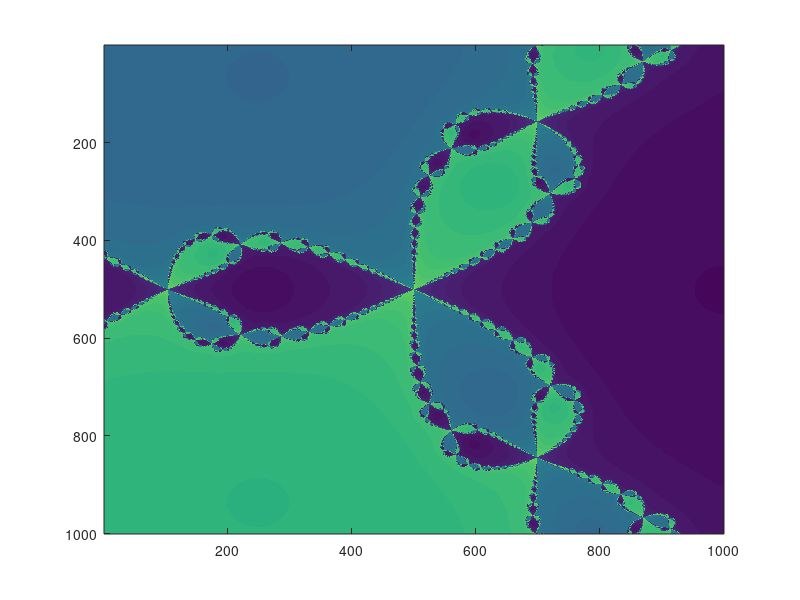

Source code (MATLAB):
NITER = 100;
threshold = .00000001;
z1=1;
z2=-.5-0.86602540378443864676i;
z3=-.5+0.86602540378443864676i;

[xx,yy] = meshgrid(linspace(-1,1,1000), linspace(-1,1,1000));

solutions = xx(:) + 1i*yy(:);
select = 1:length(solutions);
niters = NITER*ones(numel(xx), 1);
which_root = zeros(numel(xx), 1);

for iteration = 1:NITER
 z = solutions(select);

 solutions(select) = z - ((z.^2).*z - 1) ./ (3*z.^2);

 differ = (z - solutions(select));
 converged = abs(differ) < threshold;
 problematic = isnan(differ);

 niters(select(converged)) = iteration;
 niters(select(problematic)) = NITER+1;
 select(converged | problematic) = []; % drop solved
end

which_root(abs(solutions-z1)<0.00001)=1;
which_root(abs(solutions-z2)<0.00001)=20;
which_root(abs(solutions-z3)<0.00001)=40;

niters = reshape(niters,size(xx));
solutions = reshape(which_root, size(xx));

image(solutions+niters./2.5) % for some extra colors
%based on: 
%http://quantombone.blogspot.com/2009/07/
%simple-newtons-method-fractal-code-in.html
